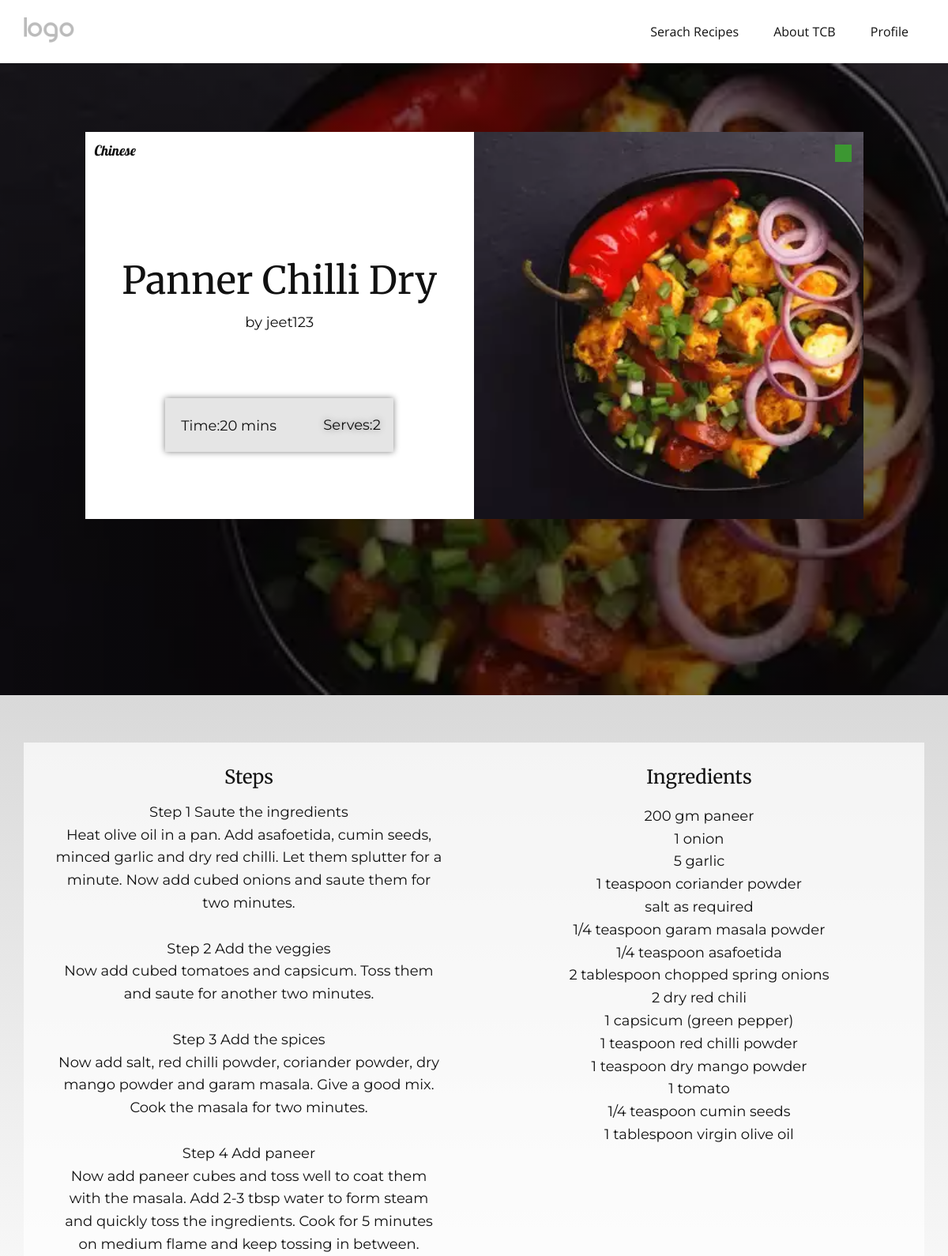
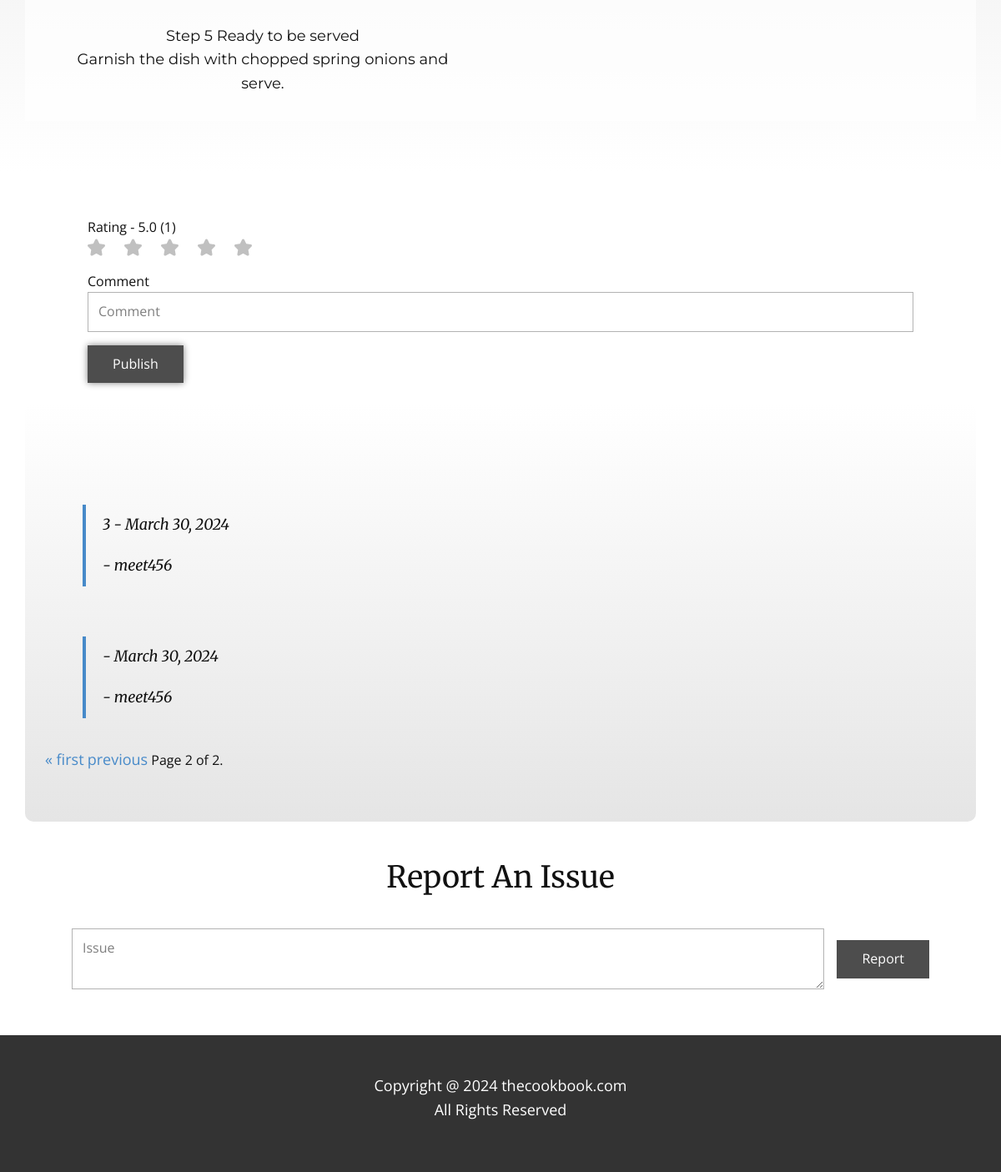
/vrecipe/1/?page=2 (signed in), run on the app's committed database (2 pictures, top to bottom).
### TCB/models.py (models this page shows)
class Recipe(models.Model):
    recipe_id = models.AutoField(primary_key=True)
    user = models.ForeignKey(User, on_delete=models.CASCADE)
    recipe_name = models.CharField(max_length=100)
    recipe_image = models.ImageField(upload_to='static/recipe_images/')
    recipe_steps = models.TextField()
    ingredients = models.TextField()
    cooking_time = models.CharField(max_length=100)
    serving = models.IntegerField()
    cuisine = models.ForeignKey(Cuisine, on_delete=models.CASCADE)
    category = models.ForeignKey(Category, on_delete=models.CASCADE)
    rating = models.FloatField(default=0)
    count = models.IntegerField(default=0)
    veg = models.BooleanField()

class Cuisine(models.Model):
    cuisine_id = models.AutoField(primary_key=True)
    cuisine_name = models.CharField(max_length=100)

class Comment(models.Model):
    user = models.ForeignKey(User, on_delete=models.CASCADE)
    recipe = models.ForeignKey(Recipe, on_delete=models.CASCADE)
    comment = models.TextField()
    date = models.DateField(auto_now_add=True)
    class Meta:
        ordering = ['-date']

### TCB/views.py (the view)
# urls.py: path('vrecipe/<int:recipe_id>/',views.vrecipe,name="vrecipe"),
@login_required(login_url='/login')
def vrecipe(request,recipe_id):
    recipe = get_object_or_404(Recipe, recipe_id=recipe_id)
    user = request.user
    comment = Comment.objects.filter(user=user,recipe=recipe).first()
    all_comments = Comment.objects.filter(recipe=recipe)
    paginator = Paginator(all_comments,3)
    page_number = request.GET.get('page')
    try:
        comments = paginator.page(page_number)
    except PageNotAnInteger:
        comments = paginator.page(1)
    except EmptyPage:
        comments = paginator.page(paginator.num_pages)
    context={
        'recipe' : recipe,
        'comment' : comment,
        'comments' : comments,
    }
    return render(request,"vrecipe.html",context)

### templates/vrecipe.html (shortened to what this page needs)
{% load static %}
<!DOCTYPE html>
<html style="font-size: 16px;" lang="en">
  <head>
    <link rel="stylesheet" href="{% static 'nicepage.css' %}" media="screen" />
    <link rel="stylesheet" href="{% static 'vrecipe.css' %}" media="screen" />
  </head>
  <body data-path-to-root="./" data-include-products="false" class="u-body u-xl-mode" data-lang="en">
    <header class="u-clearfix u-header u-header" id="sec-2ef3">
      <div class="u-clearfix u-sheet u-sheet-1">
        <a href="/" class="u-image u-logo u-image-1" title="home"><img src="{% static 'images/default-logo.png' %}" class="u-logo-image u-logo-image-1" /></a>
        <nav class="u-menu u-menu-dropdown u-offcanvas u-menu-1">
          <div class="u-custom-menu u-nav-container">
            <ul class="u-nav u-unstyled u-nav-1">
              {% if user.is_authenticated %}
                <li class="u-nav-item">
                  <a class="u-button-style u-nav-link u-text-active-palette-1-base u-text-hover-palette-2-base" href="/" style="padding: 10px 20px;">Serach Recipes</a>
                </li>
              {% endif %}
              <li class="u-nav-item">
                <a class="u-button-style u-nav-link u-text-active-palette-1-base u-text-hover-palette-2-base" href="/aboutus" style="padding: 10px 20px;">About TCB</a>
              </li>
              {% if user.is_authenticated %}
                <li class="u-nav-item">
                  <a class="u-button-style u-nav-link u-text-active-palette-1-base u-text-hover-palette-2-base" style="padding: 10px 20px;">Profile</a>
                </li>
              {% endif %}
            </ul>
          </div>
        </nav>
      </div>
    </header>
    <section class="u-clearfix u-image u-shading u-section-1" id="sec-3f03" data-image-width="1280" data-image-height="862">
      <div class="u-clearfix u-sheet u-valign-middle-xs u-sheet-1">
        <div class="data-layout-selected u-clearfix u-expanded-width-sm u-expanded-width-xs u-gutter-0 u-layout-wrap u-layout-wrap-1">
          <div class="u-layout" style="">
            <div class="u-layout-row" style="">
              <div class="u-align-center u-container-style u-layout-cell u-left-cell u-size-30 u-size-xs-60 u-white u-layout-cell-1" src="">
                <div class="u-container-layout u-container-layout-1">
                  <p class="u-align-center u-custom-font u-font-lobster u-text u-text-default u-text-1">{{recipe.cuisine.cuisine_name}}</p>
                  <h2 class="u-align-center u-custom-font u-font-merriweather u-text u-text-default u-text-2">{{recipe.recipe_name}}</h2>
                  <p class="u-align-center u-custom-font u-font-montserrat u-text u-text-default u-text-3">by {{recipe.user.username}}</p>
                  <div class="u-align-center u-container-align-center-lg u-container-align-center-md u-container-align-center-sm u-container-align-center-xl u-container-style u-grey-10 u-group u-group-1">
                    <div class="u-container-layout">
                      <p class="u-align-center u-custom-font u-font-montserrat u-text u-text-default u-text-4"  >Serves:{{recipe.serving}}</p>
                      <p class="u-align-center u-custom-font u-font-montserrat u-text u-text-default u-text-5">Time:{{recipe.cooking_time}} mins</p>
                    </div>
                  </div>
                </div>
              </div>
              <div class="u-align-center u-container-style u-image u-layout-cell u-right-cell u-size-30 u-size-xs-60 u-image-1" src="" data-image-width="1280" data-image-height="862">
                <div class="u-container-layout u-container-layout-3" src="">
                  <div class="{% if recipe.veg %}green-box{% else %}red-box{% endif %} u-custom-color-1 u-preserve-proportions u-shape u-shape-rectangle u-shape-1"></div>
                </div>
              </div>
            </div>
          </div>
        </div>
      </div>
    </section>
    <section class="u-clearfix u-gradient u-section-2" id="sec-dddb">
      <div class="u-clearfix u-sheet u-valign-middle u-sheet-1">
        <div class="data-layout-selected u-clearfix u-expanded-width u-layout-wrap u-layout-wrap-1">
          <div class="u-layout">
            <div class="u-layout-row">
              <div class="u-container-style u-layout-cell u-opacity u-opacity-70 u-size-30 u-white u-layout-cell-1">
                <div class="u-container-layout u-container-layout-1">
                  <h4 class="u-align-center u-custom-font u-font-merriweather u-text u-text-default u-text-1">Steps</h4>
                  <p class="u-align-center u-custom-font u-font-montserrat u-text u-text-2">
                    {{recipe.recipe_steps|linebreaksbr}}
                  </p>
                </div>
              </div>
              <div class="u-container-style u-layout-cell u-opacity u-opacity-70 u-size-30 u-white u-layout-cell-2">
                <div class="u-container-layout u-container-layout-2">
                  <h4 class="u-align-center u-custom-font u-font-merriweather u-text u-text-default u-text-3">Ingredients</h4>
                  <p class="u-align-center u-custom-font u-font-montserrat u-text u-text-4">
                    {{recipe.ingredients|linebreaksbr}}
                  </p>
                </div>
              </div>
            </div>
          </div>
        </div>
      </div>
    </section>
    <section class="u-align-center u-clearfix u-section-3" id="sec-1959">
      <div class="u-clearfix u-sheet u-valign-middle-xs u-sheet-1">
        <div class="u-align-center-xs u-form u-form-1">
          <form action="comment" class="u-clearfix u-form-spacing-15 u-form-vertical u-inner-form" style="padding: 15px" source="email" method="post">
            <div class="u-form-group u-form-rating u-form-group-1">
              <label for="form-rating-7e22" class="u-label">Rating - {{recipe.rating}} ({{recipe.count}})</label>
              <div class="u-rating-icons u-spacing-23" id="rating-div">
                <span class="u-form-rating-item u-passive-icon u-text-grey-25 u-passive-icon-1">
                  <svg class="u-svg-link" preserveAspectRatio="xMidYMin slice" viewBox="0 0 49.94 49.94" style="">
                    <use xmlns:xlink="http://www.w3.org/1999/xlink" xlink:href="#svg-6e4d"></use>
                  </svg>
                </span>
                <span class="u-form-rating-item u-passive-icon u-text-grey-25 u-passive-icon-2">
                  <svg class="u-svg-link" preserveAspectRatio="xMidYMin slice" viewBox="0 0 49.94 49.94" style="">
                    <use xmlns:xlink="http://www.w3.org/1999/xlink" xlink:href="#svg-1839"></use>
                  </svg>
                </span>
                <span class="u-form-rating-item u-passive-icon u-text-grey-25 u-passive-icon-3">
                  <svg class="u-svg-link" preserveAspectRatio="xMidYMin slice" viewBox="0 0 49.94 49.94" style="">
                    <use xmlns:xlink="http://www.w3.org/1999/xlink" xlink:href="#svg-2a5b"></use>
                  </svg>
                </span>
                <span class="u-form-rating-item u-passive-icon u-text-grey-25 u-passive-icon-4">
                  <svg class="u-svg-link" preserveAspectRatio="xMidYMin slice" viewBox="0 0 49.94 49.94" style="">
                    <use xmlns:xlink="http://www.w3.org/1999/xlink" xlink:href="#svg-e988"></use>
                  </svg>
                </span>
                <span class="u-form-rating-item u-passive-icon u-text-grey-25 u-passive-icon-5">
                  <svg class="u-svg-link" preserveAspectRatio="xMidYMin slice" viewBox="0 0 49.94 49.94" style="">
                    <use xmlns:xlink="http://www.w3.org/1999/xlink" xlink:href="#svg-f22e"></use>
                  </svg>
                </span>
              </div>
            </div>
            <div class="u-form-group u-form-name u-label-top u-form-group-2">
              <label for="name-558c" class="u-label">Comment</label>
              <input type="text" placeholder="Comment" id="name-558c" name="comment" class="u-input u-input-rectangle" maxlength="150" />
            </div>
            <div class="u-form-group u-form-submit u-label-top u-form-group-3">
              <a href="comment" onclick="reloadPage()"class="u-border-none u-btn u-btn-submit u-button-style u-grey-70 u-btn-1">Publish</a>
            </div>
          </form>
        </div>
        <div class="u-container-style u-expanded-width u-gradient u-group u-radius u-shape-round u-group-1">
          <div class="u-container-layout u-valign-bottom-lg u-valign-bottom-md u-valign-bottom-sm u-valign-bottom-xl u-container-layout-1">
            <div class="u-expanded-width-xs u-list u-list-1">
              <div id="comments-section" class="u-repeater u-repeater-1">
                {% for x in comments %}
                <div class="u-container-style u-list-item u-repeater-item">
                  <div class="u-container-layout u-similar-container u-valign-middle u-container-layout-3">
                    <blockquote class="u-custom-font u-font-merriweather u-text u-text-default u-text-2">{{ x.comment }} - {{ x.date }}
                      <p class="u-text u-custom-font u-font-merriweather u-text-default u-text-5"> - {{x.user.username}}</p>
                    </blockquote>
                  </div>
                </div>
                {% endfor %}
                {% if comments.has_other_pages %}
                <div class="pagination">
                    <span class="step-links">
                        {% if comments.has_previous %}
                            <a href="?page=1">&laquo; first</a>
                            <a href="?page={{ comments.previous_page_number }}">previous</a>
                        {% endif %}
                        <span class="current">
                            Page {{ comments.number }} of {{ comments.paginator.num_pages }}.
                        </span>
                    </span>
                </div>
                {% endif %}
              </div>
            </div>
          </div>
        </div>
      </div>
    </section>
    <section class="u-align-center u-clearfix u-section-4" id="sec-988d">
      <div class="u-clearfix u-sheet u-sheet-1">
        <h3 class="u-custom-font u-font-merriweather u-text u-text-default u-text-1">Report An Issue</h3>
        <div class="u-form u-form-1">
          <form action="https://forms.nicepagesrv.com/v2/form/process" class="u-clearfix u-form-horizontal u-form-spacing-15 u-inner-form" style="padding: 15px;" source="email">
            <div class="u-form-group u-form-message u-label-none">
              <textarea placeholder="Issue" id="email-ef64" name="email" class="u-input u-input-rectangle" required="required"></textarea>
            </div>
            <div class="u-form-group u-form-submit">
              <a href="#" class="u-border-none u-btn u-btn-submit u-button-style u-grey-70 u-btn-1">Report</a>
            </div>
          </form>
        </div>
      </div>
    </section>
    <footer class="u-align-center u-clearfix u-footer u-grey-80 u-footer" id="sec-2e22">
      <div class="u-clearfix u-sheet u-sheet-1">
        <p class="u-align-center u-text u-text-default u-text-1">
          Copyright @ 2024 thecookbook.com<br />All Rights Reserved
        </p>
      </div>
    </footer>
  </body>
</html>

### static/vrecipe.css (style rules this page uses)
.u-section-1 .u-sheet-1 { min-height: 100vh; }
.u-section-1 .u-layout-wrap-1 { width: 985px; margin: 87px auto 60px; }
.u-section-1 .u-layout-cell-1 { min-height: 490px; }
.u-section-1 .u-container-layout-1 { padding: 10px 12px; }
.u-section-1 .u-text-1 { font-weight: normal; margin: 0 auto 0 0; }
.u-section-1 .u-text-2 { margin: 123px auto 0; }
.u-section-1 .u-text-3 { margin: 12px auto 0; }
.u-section-1 .u-group-1 { width: 289px; min-height: 68px; box-shadow: 0px 0px 8px 0px rgba(128,128,128,1); margin: 82px auto 0; }
.u-section-1 .u-text-4 { text-shadow: 0px 0px 8px rgba(128,128,128,1); font-size: 1.125rem; margin: 20px auto 0 200px; }
.u-section-1 .u-text-5 { font-size: 1.125rem; margin: -28px auto 0 20px; }
.u-section-1 .u-container-layout-3 { padding: 16px 15px; }
.u-section-1 .u-shape-1 { width: 21px; height: 22px; margin: 0 0 0 auto; }
.u-section-2 { background-image: linear-gradient(#d9d9d9, white); }
.u-section-2 .u-sheet-1 { min-height: 400px; }
.u-section-2 .u-layout-wrap-1 { margin-top: 60px; margin-bottom: 60px; }
.u-section-2 .u-layout-cell-1 { background-image: none; min-height: 280px; }
.u-section-2 .u-container-layout-1 { padding: 30px; }
.u-section-2 .u-text-1 { font-weight: 400; margin: 0 auto; }
.u-section-2 .u-text-2 { margin: 15px 10px 0; }
.u-section-2 .u-layout-cell-2 { background-image: none; min-height: 280px; }
.u-section-2 .u-container-layout-2 { padding: 30px; }
.u-section-2 .u-text-3 { font-weight: 400; margin: 0 auto; }
.u-section-2 .u-text-4 { font-weight: 400; margin: 20px 15px 0; }
.u-section-3 .u-sheet-1 { min-height: 784px; }
.u-section-3 .u-form-1 { height: 107px; width: 1020px; margin: 40px auto 0; }
.u-section-3 .u-form-group-1 { margin-left: 0; }
.u-section-3 .u-passive-icon-1 { display: none; height: 21px; width: 21px; }
.u-section-3 .u-passive-icon-2 { display: none; height: 21px; width: 21px; }
.u-section-3 .u-passive-icon-3 { display: none; height: 21px; width: 21px; }
.u-section-3 .u-passive-icon-4 { display: inline; height: 21px; width: 21px; }
.u-section-3 .u-passive-icon-5 { display: inline; height: 21px; width: 21px; }
.u-section-3 .u-form-group-2 { width: 100%; }
.u-section-3 .u-form-group-3 { width: 100%; }
.u-section-3 .u-btn-1 { background-image: none; box-shadow: 0px 0px 8px 0px rgba(128,128,128,1); padding-top: 10px; padding-bottom: 10px; }
.u-section-3 .u-group-1 { --radius: 10px; height: auto; background-image: linear-gradient(white, #e5e5e5); margin-top: -6px; margin-bottom: 0; min-height: 501px; }
.u-section-3 .u-container-layout-1 { padding: 30px 24px; }
.u-section-3 .u-list-1 { width: 1092px; margin: 0 auto 0 0; }
.u-section-3 .u-repeater-1 { grid-gap: 10px 10px; grid-auto-columns: 100%; grid-template-columns: 100%; min-height: 375px; }
.u-section-3 .u-container-layout-3 { padding: 10px; }
.u-section-3 .u-text-2 { margin-bottom: 0; margin-top: 0; margin-left: 35px; background-image: none; font-weight: normal; font-size: 1.125rem; }
.u-section-4 .u-sheet-1 { min-height: 251px; }
.u-section-4 .u-text-1 { margin: 41px auto 0; }
.u-section-4 .u-form-1 { height: 102px; width: 1058px; margin: 25px auto 40px; }
.u-section-4 .u-btn-1 { background-image: none; }

### data on the page
Recipe: cuisine.cuisine_name "Chinese", recipe_name "Panner Chilli Dry", user.username "jeet123", serving "2", cooking_time "20", recipe_steps "Step 1 Saute the ingredients Heat olive oil in a pan. Add asafoetida, cumin seeds, minced garlic and dry red chilli. Let them splutter for a minute. Now add cubed onions and saute them for two minutes. Step 2 Add the veggies Now add cubed tomatoes and capsicum. Toss them and saute for another two minutes. Step 3 Add the spices Now add salt, red chilli powder, coriander powder, dry mango powder and garam masala. Give a good mix. Cook the masala for two minutes. Step 4 Add paneer Now add paneer cubes and toss well to coat them with the masala. Add 2-3 tbsp water to form steam and quickly toss the ingredients. Cook for 5 minutes on medium flame and keep tossing in between. Step 5 Ready to be…", ingredients "200 gm paneer 1 onion 5 garlic 1 teaspoon coriander powder salt as required 1/4 teaspoon garam masala powder 1/4 teaspoon asafoetida 2 tablespoon chopped spring onions 2 dry red chili 1 capsicum (green pepper) 1 teaspoon red chilli powder 1 teaspoon dry mango powder 1 tomato 1/4 teaspoon cumin seeds 1 tablespoon virgin olive oil", rating "5.0", count "1"
Comment: comment "3", date "March 30, 2024", user.username "meet456"
Comment: date "March 30, 2024", user.username "meet456"

### other printed values
{{ comments.number }} "2"
{{ comments.paginator.num_pages }} "2"
